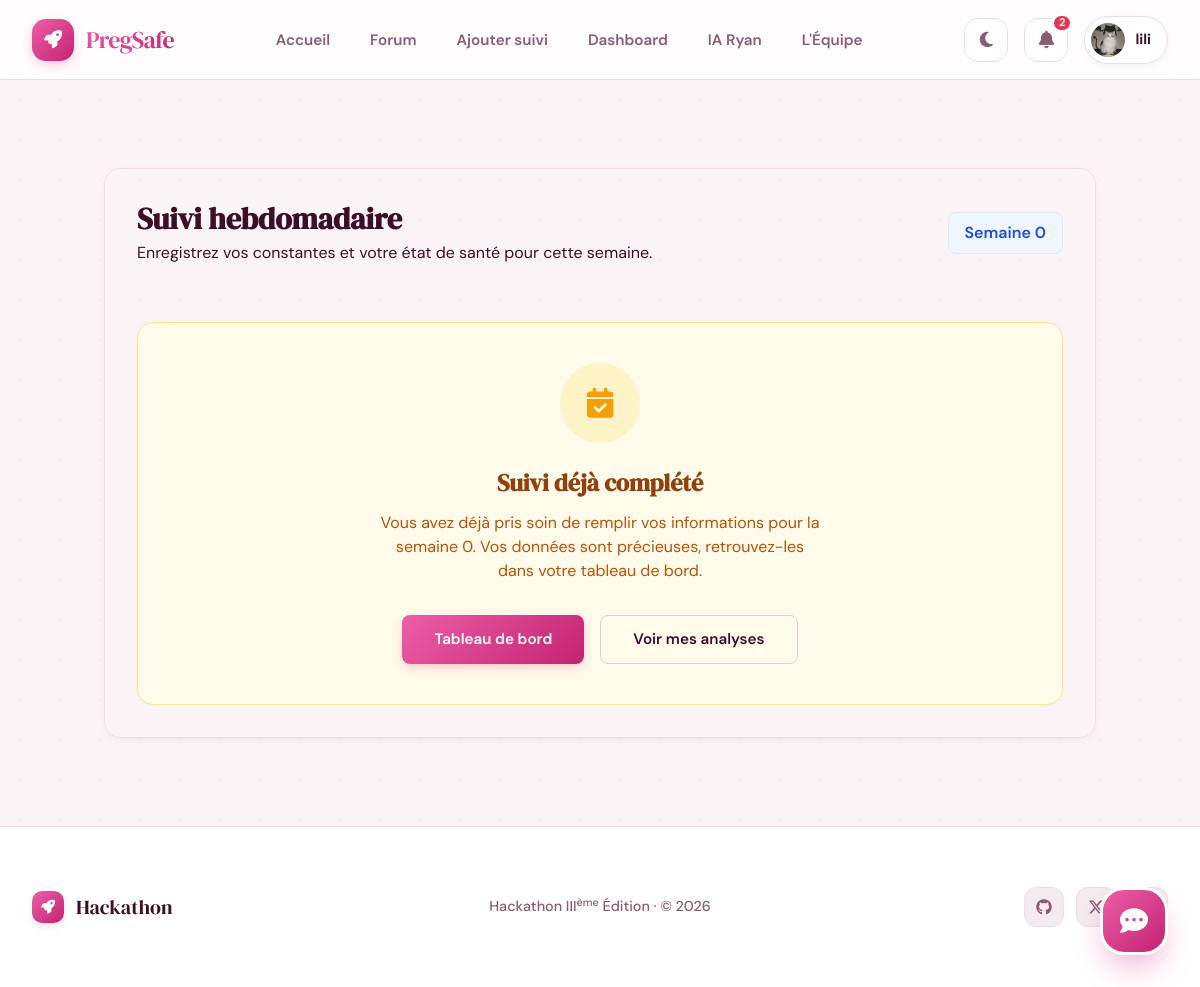
/pregancy/ajouter_suivi/ (signed in), run on the app's committed database.
### Users/models.py (models this page shows, shortened)
class User(AbstractUser):
    GROUPE_SANGUIN_CHOIX = [
        ('A+', 'A+'), ('A-', 'A-'),
        ('B+', 'B+'), ('B-', 'B-'),
        ('AB+', 'AB+'), ('AB-', 'AB-'),
        ('O+', 'O+'), ('O-', 'O-'),
    ]
    is_admin_user = models.BooleanField(default=False)
    is_customer = models.BooleanField(default=True)
    age = models.PositiveIntegerField(null=True, blank=True, help_text="25")
    date_dernieres_regles = models.DateField(null=True, blank=True, help_text="Date des dernières règles)")
    date_prevue_accouchement = models.DateField(null=True, blank=True)
    taille = models.PositiveIntegerField(null=True, blank=True, help_text="En cm")
    poids_initial = models.FloatField(null=True, blank=True, help_text="En kg")
    groupe_sanguin = models.CharField(
        null=True,
        blank=True,
        max_length=5,
        choices=GROUPE_SANGUIN_CHOIX
    )
    antecedents_medicaux = models.TextField(null=True, blank=True)
    nombre_grossesses_precedentes = models.PositiveIntegerField(default=0)
    photo = models.ImageField(
        upload_to="profile_pictures/",
        default="profile_pictures/default.png",
        blank=True,
        null=True,
    )
    @property
    def semaine_actuelle(self):
        if not self.date_dernieres_regles:
            return 0
        delta = datetime.date.today() - self.date_dernieres_regles
        return max(delta.days // 7, 0)
    def notifications_non_lues(self):
        return self.notifications.filter(is_read=False).order_by("-created_at")
    def nombre_notifications_non_lues(self):
        return self.notifications.filter(is_read=False).count()

### pregancy/views.py (the view)
# urls.py: path("ajouter_suivi/", views.ajouter_suivi, name="ajouter_suivi"),
@login_required
def ajouter_suivi(request):
    semaine_actuelle = request.user.semaine_actuelle
    deja_rempli = SuiviHebdomadaire.objects.filter(
        mere=request.user,
        semaine_grossesse=semaine_actuelle
    ).exists()
    if request.method == "POST":
        if deja_rempli:
            messages.warning(request, f"Vous avez déjà rempli le suivi pour la semaine {semaine_actuelle}.")
            return redirect("users:user_home")
        form = SuiviHebdomadaireForm(request.POST)
        if form.is_valid():
            suivi = form.save(commit=False)
            suivi.mere = request.user
            suivi.semaine_grossesse = semaine_actuelle
            suivi.save()
            messages.success(request, "Suivi ajouté avec succès !")
            return redirect("users:user_home")
    else:
        form = SuiviHebdomadaireForm()
    return render(request, "pregancy/ajouter_suivi.html", {
        "form": form,
        "deja_rempli": deja_rempli,
        "semaine_actuelle": semaine_actuelle
    })

### templates/pregancy/ajouter_suivi.html (shortened to what this page needs)
{% extends 'Base/base.html' %}
{% block content %}
<div class="container mx-auto px-4 py-12">
    <div class="max-w-5xl mx-auto">
        <div class="cool-card w-full">
            <div class="flex flex-col md:flex-row md:items-center justify-between mb-8 pb-6 border-b border-gray-100 dark:border-gray-800">
                <div>
                    <h2 class="text-3xl font-bold text-ink">Suivi hebdomadaire</h2>
                    <p class="text-muted mt-1">Enregistrez vos constantes et votre état de santé pour cette semaine.</p>
                </div>
                <div class="mt-4 md:mt-0 bg-blue-50 dark:bg-blue-900/30 px-4 py-2 rounded-lg border border-blue-100 dark:border-blue-800">
                    <span class="text-blue-700 dark:text-blue-300 font-semibold">Semaine {{ semaine_actuelle }}</span>
                </div>
            </div>
            {% if deja_rempli %}
                <div class="bg-amber-50 dark:bg-amber-900/20 border border-amber-200 dark:border-amber-800 rounded-2xl p-10 text-center">
                    <div class="w-20 h-20 bg-amber-100 dark:bg-amber-900/50 rounded-full flex items-center justify-center mx-auto mb-6">
                        <i class="fas fa-calendar-check text-amber-500 text-3xl"></i>
                    </div>
                    <h3 class="text-2xl font-bold text-amber-800 dark:text-amber-300 mb-3">Suivi déjà complété</h3>
                    <p class="text-amber-700 dark:text-amber-400 max-w-md mx-auto mb-8">
                        Vous avez déjà pris soin de remplir vos informations pour la semaine {{ semaine_actuelle }}.
                        Vos données sont précieuses, retrouvez-les dans votre tableau de bord.
                    </p>
                    <div class="flex flex-col sm:flex-row gap-4 justify-center">
                        <a href="{% url 'users:user_home' %}" class="btn btn-primary px-8">Tableau de bord</a>
                        <a href="{% url 'pregancy:dashboard' %}" class="btn btn-outline px-8">Voir mes analyses</a>
                    </div>
                </div>
            {% endif %}
        </div>
    </div>
</div>
{% endblock content %}

### templates/Base/base.html (shortened to what this page needs)
<!doctype html>
<html lang="fr" data-theme="light">
    <head>
        <script src="https://cdn.tailwindcss.com"></script>
        <link
            rel="stylesheet"
            href="https://cdnjs.cloudflare.com/ajax/libs/font-awesome/6.5.0/css/all.min.css"
        />
        {% load static %}
        <link rel="stylesheet" href="{% static 'css/style.css' %}" />
    </head>
    <body>
        <nav
            class="navbar"
            role="navigation"
            aria-label="Navigation principale"
        >
            <div class="navbar-inner">
                <a
                    href="{% url 'users:landing' %}"
                    class="logo"
                    aria-label="Hackathon — Accueil"
                >
                    <div class="logo-mark"><i class="fas fa-rocket"></i></div>
                    <span class="logo-text">PregSafe</span>
                </a>
                <ul class="nav-links desktop-nav" role="list">
                    <li><a href="{% url 'users:landing' %}">Accueil</a></li>
                    <li>
                        <a
                            href="{% url 'forum:question_list' %}"
                            onclick="if (!{{ user.is_authenticated|lower }}) { alert('Il faudra se connecter pour accéder à cette page.'); return false; }"
                            >Forum</a
                        >
                    </li>
                    <li>
                        <a
                            href="{% url 'pregancy:ajouter_suivi' %}"
                            onclick="if (!{{ user.is_authenticated|lower }}) { alert('Il faudra se connecter pour accéder à cette page.'); return false; }"
                            >Ajouter suivi</a
                        >
                    </li>
                    <li>
                        <a
                            href="{% url 'pregancy:dashboard' %}"
                            onclick="if (!{{ user.is_authenticated|lower }}) { alert('Il faudra se connecter pour accéder à cette page.'); return false; }"
                            >Dashboard</a
                        >
                    </li>
                    {% if user.is_authenticated %}
                    <li><a href="{% url 'users:chat_home' %}">IA Ryan</a></li>
                    {% endif %}
                    <li><a href="{% url 'users:about' %}">L'Équipe</a></li>
                </ul>
                <div class="nav-actions desktop-nav">
                    <button
                        class="theme-btn"
                        id="theme-toggle"
                        aria-label="Changer le thème"
                    >
                        <i class="fas fa-moon icon-moon"></i>
                    </button>
                    {% if user.is_authenticated %}
                    <div class="relative group">
                        <button class="nav-icon-btn">
                            <i class="fas fa-bell"></i>
                            {% if user.nombre_notifications_non_lues > 0 %}
                            <span class="notification-badge">{{ user.nombre_notifications_non_lues }}</span>
                            {% endif %}
                        </button>
                    </div>
                    <a href="{% url 'users:profile' %}" class="user-pill">
                        {% if user.photo %}
                        <img
                            src="{{ user.photo.url }}"
                            class="avatar"
                            alt="{{ user.username }}"
                        />
                        {% else %}
                        <div class="avatar-initials">
                            {{ user.username|first|upper }}
                        </div>
                        {% endif %}
                        <span class="user-name">{{ user.username }}</span>
                    </a>
                    {% endif %}
                </div>
            </div>
        </nav>
        <main class="main">{% block content %}{% endblock %}</main>
        <footer>
            <div class="footer-inner">
                <div class="footer-brand">
                    <div class="footer-mark"><i class="fas fa-rocket"></i></div>
                    <span class="footer-brand-name">Hackathon</span>
                </div>
                <p class="footer-copy">
                    Hackathon III<sup>ème</sup> Édition · © 2026
                </p>
                <div class="footer-links">
                    <a href="#" aria-label="GitHub"
                        ><i class="fab fa-github"></i
                    ></a>
                    <a href="#" aria-label="Twitter"
                        ><i class="fab fa-x-twitter"></i
                    ></a>
                    <a href="#" aria-label="LinkedIn"
                        ><i class="fab fa-linkedin-in"></i
                    ></a>
                </div>
            </div>
        </footer>
        {% if user.is_authenticated and "/chat/" not in request.path %}
        <div class="chat-widget">
            <button class="chat-bubble" onclick="toggleWidget()">
                <i class="fas fa-comment-dots" id="widget-icon"></i>
            </button>
        </div>
        {% endif %} {% block extra_scripts %}{% endblock %}
    </body>
</html>

### static/css/_tokens.css (style rules this page uses)
:root { --p-h: 330; --p-s: 70%; --p-l: 50%; --s-h: 280; --s-s: 60%; --s-l: 65%; --primary: hsl(var(--p-h), var(--p-s), var(--p-l)); --primary-alt: hsl(var(--p-h), var(--p-s), 40%); --secondary: hsl(var(--s-h), var(--s-s), var(--s-l)); --success: hsl(150, 60%, 45%); --warning: hsl(45, 90%, 50%); --error: hsl(350, 75%, 55%); --info: hsl(200, 80%, 55%); --paper: hsl(var(--p-h), 40%, 97%); --surface: #ffffff; --surface-2: hsl(var(--p-h), 30%, 94%); --ink: hsl(var(--p-h), 60%, 15%); --ink-muted: hsl(var(--p-h), 20%, 45%); --line: hsl(var(--p-h), 40%, 90%); --line-bold: hsl(var(--p-h), 40%, 85%); --radius: 16px; --radius-sm: 8px; --radius-lg: 24px; --nav-h: 80px; --shadow-sm: 0 2px 8px -2px hsla(var(--p-h), 30%, 20%, 0.08); --shadow-md: 0 12px 24px -8px hsla(var(--p-h), 30%, 20%, 0.12); --shadow-lg: 0 24px 48px -12px hsla(var(--p-h), 30%, 20%, 0.18); --glass: hsla(0, 0%, 100%, 0.7); --glass-blur: blur(12px); --grad-primary: linear-gradient(135deg, hsl(var(--p-h), 80%, 65%), hsl(var(--p-h), 70%, 45%)); --grad-soft: linear-gradient(135deg, hsl(var(--p-h), 40%, 98%), hsl(var(--p-h), 40%, 94%)); }

### static/css/_base.css (style rules this page uses)
*, *::before, *::after { box-sizing: border-box; margin: 0; padding: 0; -webkit-font-smoothing: antialiased; -moz-osx-font-smoothing: grayscale; }
html { scroll-behavior: smooth; font-size: 16px; }
body { font-family: 'DM Sans', -apple-system, BlinkMacSystemFont, sans-serif; background: var(--paper); color: var(--ink); min-height: 100vh; display: flex; flex-direction: column; line-height: 1.6; overflow-x: hidden; transition: background .4s cubic-bezier(0.4, 0, 0.2, 1), color .4s ease; }
body::before { content: ""; position: fixed; top: 0; left: 0; width: 100%; height: 100%; z-index: -1; opacity: 0.4; background-image: radial-gradient(var(--line) 1px, transparent 1px); background-size: 40px 40px; }
h1, h2, h3, h4, h5, h6 { font-family: 'DM Serif Display', serif; font-weight: 400; line-height: 1.2; color: var(--ink); }
a { color: inherit; text-decoration: none; transition: all .2s ease; }
.main { flex: 1; width: 100%; max-width: 1440px; margin: 0 auto; padding: 40px 24px; }
.cool-card { In template /home/panda831/Bureau/tenaizybe/coucou_les_filles/templates/Base/base.html, error at line 408 background: var(--surface); border: 1px solid var(--line); border-radius: var(--radius); padding: 32px; box-shadow: var(--shadow-sm); transition: transform .3s ease, box-shadow .3s ease; }

### static/css/_buttons.css (style rules this page uses)
.btn { display: inline-flex; align-items: center; justify-content: center; gap: 10px; padding: 12px 28px; font-size: 0.95rem; font-weight: 600; border-radius: var(--radius-sm); cursor: pointer; transition: all .25s cubic-bezier(0.4, 0, 0.2, 1); border: 1px solid transparent; font-family: 'DM Sans', sans-serif; user-select: none; white-space: nowrap; }
.btn-primary { background: var(--grad-primary); color: white; border: none; box-shadow: 0 4px 12px -2px hsla(var(--p-h), 70%, 50%, 0.3); }
.btn-outline { background: transparent; border: 1px solid var(--line-bold); color: var(--ink); }

### static/css/_footer.css (style rules this page uses)
footer { background: var(--surface); border-top: 1px solid var(--line); padding: 60px 0; margin-top: auto; }
.footer-inner { max-width: 1440px; margin: 0 auto; padding: 0 32px; display: grid; grid-template-columns: 1fr auto 1fr; align-items: center; gap: 40px; }
.footer-brand { display: flex; align-items: center; gap: 12px; }
.footer-mark { width: 32px; height: 32px; background: var(--grad-primary); border-radius: 10px; display: flex; align-items: center; justify-content: center; box-shadow: 0 4px 10px -2px hsla(var(--p-h), 70%, 50%, 0.2); }
.footer-mark i { color: white; font-size: 14px; }
.footer-brand-name { font-family: 'DM Serif Display', serif; font-size: 1.25rem; color: var(--ink); }
.footer-copy { font-size: 0.9rem; color: var(--ink-muted); text-align: center; font-weight: 500; }
.footer-links { display: flex; gap: 12px; justify-content: flex-end; }
.footer-links a { width: 40px; height: 40px; border-radius: 12px; border: 1.5px solid var(--line); display: flex; align-items: center; justify-content: center; color: var(--ink-muted); font-size: 1rem; transition: all .25s ease; background: var(--surface-2); }

### data on the page
User: nombre_notifications_non_lues "2", photo (picture), username "lili"

### other printed values
{{ semaine_actuelle }} "0"
